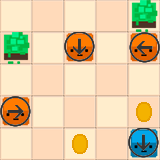

The image is a tile-based game level rendered from a .tmx file. Its description and complete source (layers, tilesets, objects, tile grids) follow:
An orthogonal 5x5 tile map with 32x32 px tiles, 4 tile layers (Floor, Scenery, Entities, IA), 4 tilesets and 1 object (LevelInfo).

<map version="1.0" orientation="orthogonal" renderorder="left-up" width="5" height="5" tilewidth="32" tileheight="32" nextobjectid="4">
 <tileset firstgid="1" name="Floor" tilewidth="32" tileheight="32" tilecount="64" columns="8">
  <image source="../../LevelEditor/Tilesets/Tileset_Floor.png" width="256" height="256" />
 </tileset>
 <tileset firstgid="65" name="Scenery" tilewidth="32" tileheight="32" tilecount="64" columns="8">
  <image source="../../LevelEditor/Tilesets/Tileset_Scenery.png" width="256" height="256" />
 </tileset>
 <tileset firstgid="129" name="Entities" tilewidth="32" tileheight="32" tilecount="64" columns="8">
  <image source="../../LevelEditor/Tilesets/Tileset_Entities.png" width="256" height="256" />
 </tileset>
 <tileset firstgid="193" name="IA" tilewidth="32" tileheight="32" tilecount="64" columns="8">
  <image source="../../LevelEditor/Tilesets/Tileset_IA.png" width="256" height="256" />
 </tileset>
 <layer name="Floor" width="5" height="5">
  <data>
   <tile gid="1" />
   <tile gid="2" />
   <tile gid="1" />
   <tile gid="2" />
   <tile gid="1" />
   <tile gid="2" />
   <tile gid="1" />
   <tile gid="2" />
   <tile gid="1" />
   <tile gid="2" />
   <tile gid="1" />
   <tile gid="2" />
   <tile gid="1" />
   <tile gid="2" />
   <tile gid="1" />
   <tile gid="2" />
   <tile gid="1" />
   <tile gid="2" />
   <tile gid="1" />
   <tile gid="2" />
   <tile gid="1" />
   <tile gid="2" />
   <tile gid="1" />
   <tile gid="2" />
   <tile gid="1" />
  </data>
 </layer>
 <layer name="Scenery" width="5" height="5">
  <data>
   <tile gid="0" />
   <tile gid="0" />
   <tile gid="0" />
   <tile gid="0" />
   <tile gid="69" />
   <tile gid="69" />
   <tile gid="0" />
   <tile gid="0" />
   <tile gid="0" />
   <tile gid="0" />
   <tile gid="0" />
   <tile gid="0" />
   <tile gid="0" />
   <tile gid="0" />
   <tile gid="0" />
   <tile gid="0" />
   <tile gid="0" />
   <tile gid="0" />
   <tile gid="0" />
   <tile gid="0" />
   <tile gid="0" />
   <tile gid="0" />
   <tile gid="0" />
   <tile gid="0" />
   <tile gid="0" />
  </data>
 </layer>
 <layer name="Entities" width="5" height="5">
  <data>
   <tile gid="0" />
   <tile gid="0" />
   <tile gid="0" />
   <tile gid="0" />
   <tile gid="0" />
   <tile gid="0" />
   <tile gid="0" />
   <tile gid="130" />
   <tile gid="0" />
   <tile gid="130" />
   <tile gid="0" />
   <tile gid="0" />
   <tile gid="0" />
   <tile gid="0" />
   <tile gid="0" />
   <tile gid="130" />
   <tile gid="0" />
   <tile gid="0" />
   <tile gid="0" />
   <tile gid="137" />
   <tile gid="0" />
   <tile gid="0" />
   <tile gid="137" />
   <tile gid="0" />
   <tile gid="129" />
  </data>
 </layer>
 <layer name="IA" width="5" height="5">
  <data>
   <tile gid="0" />
   <tile gid="0" />
   <tile gid="0" />
   <tile gid="0" />
   <tile gid="0" />
   <tile gid="0" />
   <tile gid="0" />
   <tile gid="196" />
   <tile gid="0" />
   <tile gid="195" />
   <tile gid="0" />
   <tile gid="0" />
   <tile gid="0" />
   <tile gid="0" />
   <tile gid="0" />
   <tile gid="193" />
   <tile gid="0" />
   <tile gid="0" />
   <tile gid="0" />
   <tile gid="0" />
   <tile gid="0" />
   <tile gid="0" />
   <tile gid="0" />
   <tile gid="0" />
   <tile gid="196" />
  </data>
 </layer>
 <objectgroup name="LevelInfo">
  <object id="1" name="LevelInfo" x="0" y="0" width="32" height="32">
   <properties>
    <property name="2Star" type="int" value="1" />
    <property name="3Star" type="int" value="2" />
    <property name="Energy" type="int" value="5" />
    <property name="ExcuseMe" type="bool" value="false" />
    <property name="Hello" type="bool" value="false" />
   </properties>
  </object>
 </objectgroup>
</map>
